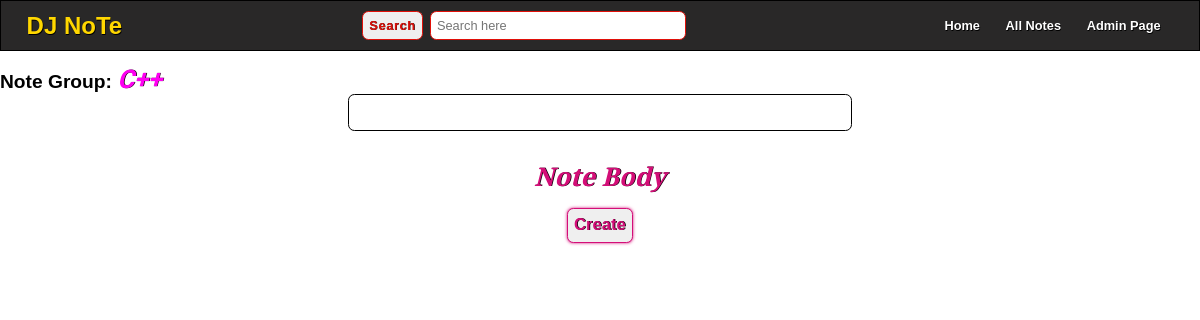
The page /group-4/note-14-update on the database as committed earlier.
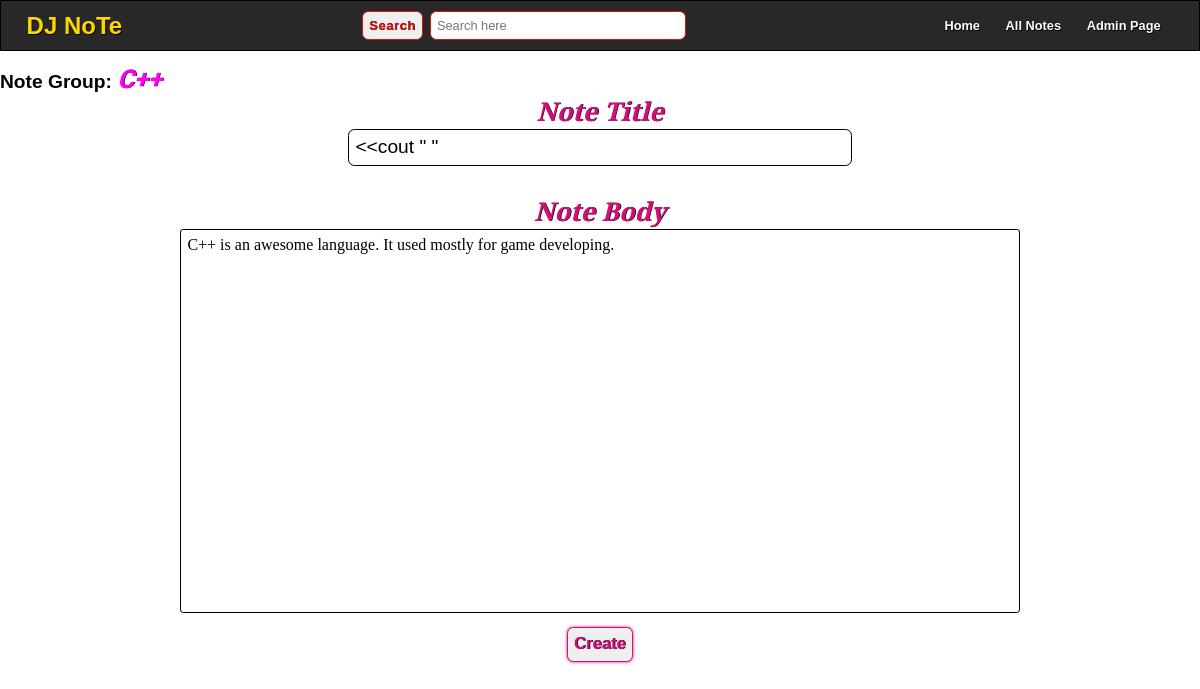
The same page on the database as committed later.
### home/models.py (models this page shows)
class Note(models.Model):
    group = models.ForeignKey(Group, on_delete=models.CASCADE)
    title = models.CharField(max_length=300)
    desc = models.TextField()
    time = models.DateTimeField(default=now)

### home/views.py (the view)
# urls.py: path('group-<int:group>/note-<int:note>-update', views.updateNOTE, name='updateNOTE'),
def updateNOTE(req, group, note):
    groupOFnote = Group.objects.get(pk = group)
    noteOFgroup = Note.objects.filter(group__id = group, pk = note)
    if req.method == "POST":
        newTitle = req.POST['title']
        newDesc = req.POST['desc']
        noteOFgroup[0].title = newTitle
        noteOFgroup[0].desc = newDesc
        noteOFgroup[0].save()
    return render(req, 'updateNOTE.html', {'group':groupOFnote, 'note':noteOFgroup})

### templates/updateNOTE.html (shortened to what this page needs)
{% extends 'main.html' %}
{% load static %}
{% block link %}
    <link rel="stylesheet" href="{% static 'Style/createNOTE.css' %}">
{% endblock link %}
{% block body %}
<h1 class='groupInfo'>Note Group: <span>{{group.name}}</span></h1>
<div class='createNewNote'>
    {% for i in note %}
        <form action="{% url 'updateNOTE' group.id i.id %}"     method="post" id='createNoteForm'>
            <label for="title">Note Title</label>
            <input type="text" name="title" id="title" required value="{{i.title}}">
    {% endfor %}
        <input class='hidden' type="text" name="desc"  id="desc">
    </form>
    <br><br><br><br>
    <label>Note Body</label>
    {% for i in note %}
        <div class="noteDesc" contenteditable="true" >{{i.desc|safe}}</div>
    {% endfor %}
    <br><br>
    <button class="createNoteBtn">Create</button>
    <br><br>
</div>
{% endblock body %}

Rows that differ between the two databases and show on the page:
added Note: title "<<cout \" \"", desc "C++ is an awesome language. It used mostly for game developing."
